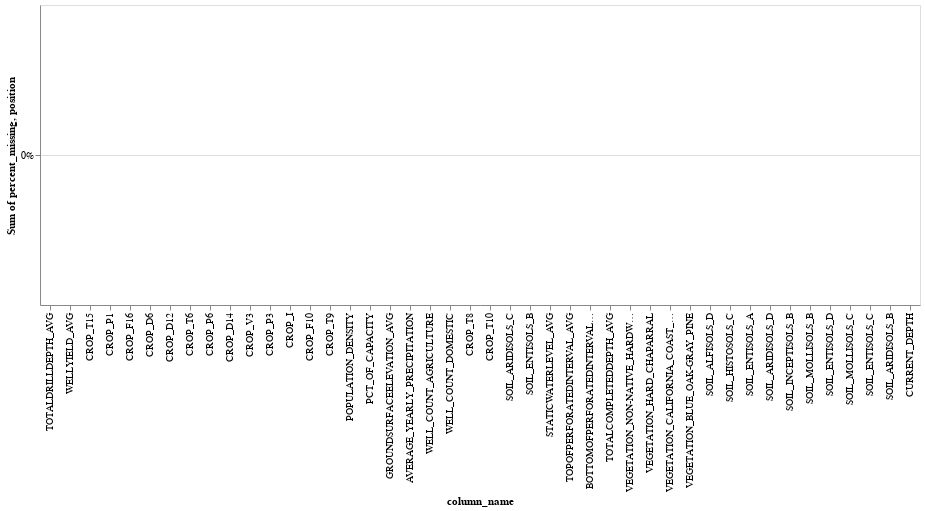

Notebook source saved alongside this figure:
### Markdown cell above
### Make sure the test set is now withdrawn from the full set

### Code cell
X_full_impute = impute_pipe.transform(full_X)
full_impute_df = convert_back_df(
    X_full_impute,
    impute_pipe,
    full_X
)
#Use the test years
X_test_impute_df = full_impute_df.loc[(slice(None),test_year_list),:].copy()
X_test_impute_df.to_pickle('../assets/train_test_target_shifted/X_test_impute_target_shifted_df.pkl')

X_test_impute = X_test_impute_df.values 
draw_missing_data_chart(X_test_impute_df)

### Figure 1 — Vega-Lite specification as saved in the notebook (floating-point values rounded to 4 significant figures)
{"config": {"view": {"continuousWidth": 400, "continuousHeight": 300}}, "layer": [{"mark": {"type": "bar", "color": "#3586BD"}, "encoding": {"color": {"value": "#3586BD"}, "tooltip": [{"field": "column_name", "type": "nominal"}, {"field": "percent_missing", "type": "quantitative"}], "x": {"field": "column_name", "sort": ["TOTALDRILLDEPTH_AVG", "WELLYIELD_AVG", "CROP_T15", "CROP_P1", "CROP_F16", "CROP_D6", "CROP_D12", "CROP_T6", "CROP_P6", "CROP_D14", "CROP_V3", "CROP_P3", "CROP_I", "CROP_F10", "CROP_T9", "POPULATION_DENSITY", "PCT_OF_CAPACITY", "GROUNDSURFACEELEVATION_AVG", "AVERAGE_YEARLY_PRECIPITATION", "WELL_COUNT_AGRICULTURE", "WELL_COUNT_DOMESTIC", "CROP_T8", "CROP_T10", "SOIL_ARIDISOLS_C", "SOIL_ENTISOLS_B", "STATICWATERLEVEL_AVG", "TOPOFPERFORATEDINTERVAL_AVG", "BOTTOMOFPERFORATEDINTERVAL_AVG", "TOTALCOMPLETEDDEPTH_AVG", "VEGETATION_NON-NATIVE_HARDWOOD_FOREST", "VEGETATION_HARD_CHAPARRAL", "VEGETATION_CALIFORNIA_COAST_LIVE_OAK", "VEGETATION_BLUE_OAK-GRAY_PINE", "SOIL_ALFISOLS_D", "SOIL_HISTOSOLS_C", "SOIL_ENTISOLS_A", "SOIL_ARIDISOLS_D", "SOIL_INCEPTISOLS_B", "SOIL_MOLLISOLS_B", "SOIL_ENTISOLS_D", "SOIL_MOLLISOLS_C", "SOIL_ENTISOLS_C", "SOIL_ARIDISOLS_B", "CURRENT_DEPTH"], "type": "nominal"}, "y": {"aggregate": "sum", "axis": {"format": "%"}, "field": "percent_missing", "stack": "normalize", "type": "quantitative"}}}, {"mark": {"type": "text", "align": "center", "color": "black", "fontSize": 10}, "encoding": {"color": {"value": "#3586BD"}, "text": {"field": "percent_missing", "format": ".0%", "type": "quantitative"}, "tooltip": [{"field": "column_name", "type": "nominal"}, {"field": "percent_missing", "type": "quantitative"}], "x": {"field": "column_name", "sort": ["TOTALDRILLDEPTH_AVG", "WELLYIELD_AVG", "CROP_T15", "CROP_P1", "CROP_F16", "CROP_D6", "CROP_D12", "CROP_T6", "CROP_P6", "CROP_D14", "CROP_V3", "CROP_P3", "CROP_I", "CROP_F10", "CROP_T9", "POPULATION_DENSITY", "PCT_OF_CAPACITY", "GROUNDSURFACEELEVATION_AVG", "AVERAGE_YEARLY_PRECIPITATION", "WELL_COUNT_AGRICULTURE", "WELL_COUNT_DOMESTIC", "CROP_T8", "CROP_T10", "SOIL_ARIDISOLS_C", "SOIL_ENTISOLS_B", "STATICWATERLEVEL_AVG", "TOPOFPERFORATEDINTERVAL_AVG", "BOTTOMOFPERFORATEDINTERVAL_AVG", "TOTALCOMPLETEDDEPTH_AVG", "VEGETATION_NON-NATIVE_HARDWOOD_FOREST", "VEGETATION_HARD_CHAPARRAL", "VEGETATION_CALIFORNIA_COAST_LIVE_OAK", "VEGETATION_BLUE_OAK-GRAY_PINE", "SOIL_ALFISOLS_D", "SOIL_HISTOSOLS_C", "SOIL_ENTISOLS_A", "SOIL_ARIDISOLS_D", "SOIL_INCEPTISOLS_B", "SOIL_MOLLISOLS_B", "SOIL_ENTISOLS_D", "SOIL_MOLLISOLS_C", "SOIL_ENTISOLS_C", "SOIL_ARIDISOLS_B", "CURRENT_DEPTH"], "type": "nominal"}, "y": {"field": "position", "type": "quantitative"}}, "transform": [{"calculate": "datum.percent_missing + 0.05 * datum.percent_missing / abs(datum.percent_missing)", "as": "position"}]}], "data": {"name": "data-85bd267918fd0b80384ecfbcb02f004e"}, "$schema": "https://vega.github.io/schema/vega-lite/v4.17.0.json", "datasets": {"data-85bd267918fd0b80384ecfbcb02f004e": [{"column_name": "TOTALDRILLDEPTH_AVG", "percent_missing": 0.0}, {"column_name": "WELLYIELD_AVG", "percent_missing": 0.0}, {"column_name": "CROP_T15", "percent_missing": 0.0}, {"column_name": "CROP_P1", "percent_missing": 0.0}, {"column_name": "CROP_F16", "percent_missing": 0.0}, {"column_name": "CROP_D6", "percent_missing": 0.0}, {"column_name": "CROP_D12", "percent_missing": 0.0}, {"column_name": "CROP_T6", "percent_missing": 0.0}, {"column_name": "CROP_P6", "percent_missing": 0.0}, {"column_name": "CROP_D14", "percent_missing": 0.0}, {"column_name": "CROP_V3", "percent_missing": 0.0}, {"column_name": "CROP_P3", "percent_missing": 0.0}, {"column_name": "CROP_I", "percent_missing": 0.0}, {"column_name": "CROP_F10", "percent_missing": 0.0}, {"column_name": "CROP_T9", "percent_missing": 0.0}, {"column_name": "POPULATION_DENSITY", "percent_missing": 0.0}, {"column_name": "PCT_OF_CAPACITY", "percent_missing": 0.0}, {"column_name": "GROUNDSURFACEELEVATION_AVG", "percent_missing": 0.0}, {"column_name": "AVERAGE_YEARLY_PRECIPITATION", "percent_missing": 0.0}, {"column_name": "WELL_COUNT_AGRICULTURE", "percent_missing": 0.0}, {"column_name": "WELL_COUNT_DOMESTIC", "percent_missing": 0.0}, {"column_name": "CROP_T8", "percent_missing": 0.0}, {"column_name": "CROP_T10", "percent_missing": 0.0}, {"column_name": "SOIL_ARIDISOLS_C", "percent_missing": 0.0}, {"column_name": "SOIL_ENTISOLS_B", "percent_missing": 0.0}, {"column_name": "STATICWATERLEVEL_AVG", "percent_missing": 0.0}, {"column_name": "TOPOFPERFORATEDINTERVAL_AVG", "percent_missing": 0.0}, {"column_name": "BOTTOMOFPERFORATEDINTERVAL_AVG", "percent_missing": 0.0}, {"column_name": "TOTALCOMPLETEDDEPTH_AVG", "percent_missing": 0.0}, {"column_name": "VEGETATION_NON-NATIVE_HARDWOOD_FOREST", "percent_missing": 0.0}, {"column_name": "VEGETATION_HARD_CHAPARRAL", "percent_missing": 0.0}, {"column_name": "VEGETATION_CALIFORNIA_COAST_LIVE_OAK", "percent_missing": 0.0}, {"column_name": "VEGETATION_BLUE_OAK-GRAY_PINE", "percent_missing": 0.0}, {"column_name": "SOIL_ALFISOLS_D", "percent_missing": 0.0}, {"column_name": "SOIL_HISTOSOLS_C", "percent_missing": 0.0}, {"column_name": "SOIL_ENTISOLS_A", "percent_missing": 0.0}, {"column_name": "SOIL_ARIDISOLS_D", "percent_missing": 0.0}, {"column_name": "SOIL_INCEPTISOLS_B", "percent_missing": 0.0}, {"column_name": "SOIL_MOLLISOLS_B", "percent_missing": 0.0}, {"column_name": "SOIL_ENTISOLS_D", "percent_missing": 0.0}, {"column_name": "SOIL_MOLLISOLS_C", "percent_missing": 0.0}, {"column_name": "SOIL_ENTISOLS_C", "percent_missing": 0.0}, {"column_name": "SOIL_ARIDISOLS_B", "percent_missing": 0.0}, {"column_name": "CURRENT_DEPTH", "percent_missing": 0.0}]}}
